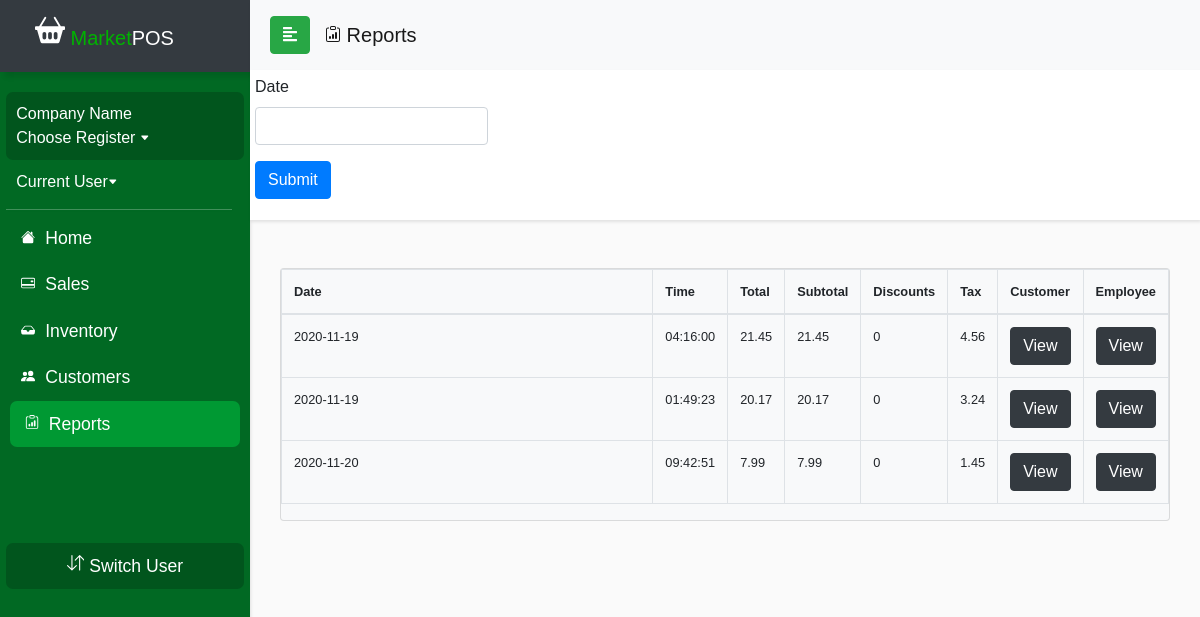
Before: /currentDraft/reportTotalDraft.php with the older database file.
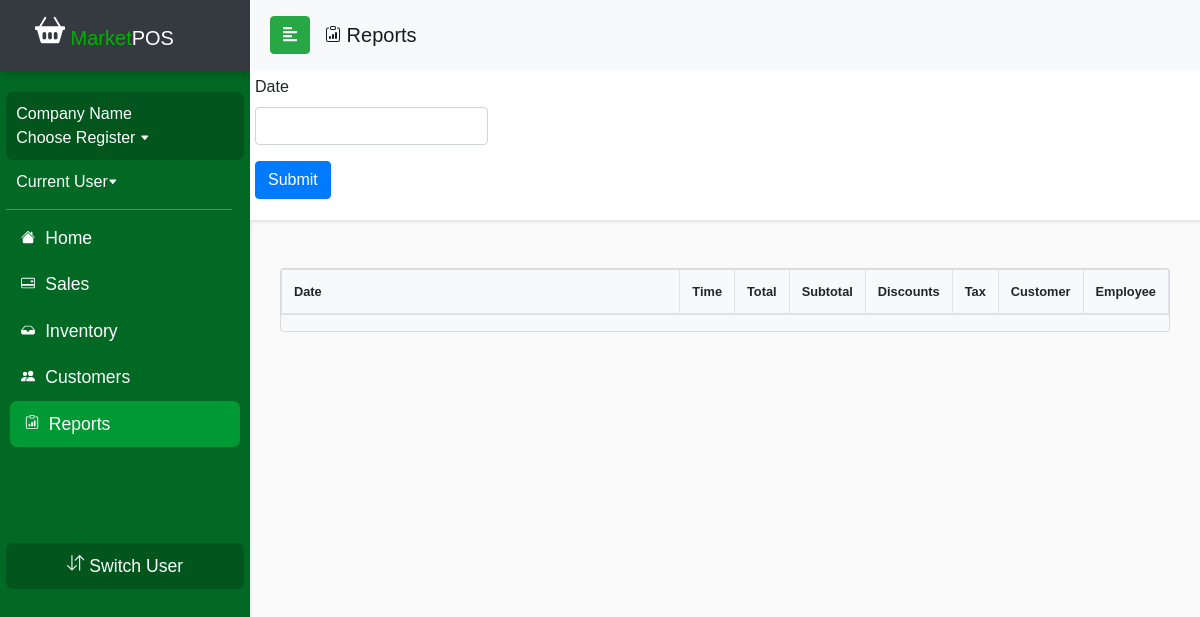
After: the same page with the newer database file.
### tables this page shows
CREATE TABLE `ticket_system` (
  `ticket_id` int(11) NOT NULL,
  `date` date NOT NULL,
  `company_name` varchar(50) NOT NULL,
  `time` time NOT NULL,
  `quantity` int(11) NOT NULL,
  `subtotal` float NOT NULL,
  `total` float NOT NULL,
  `discount` float NOT NULL,
  `tax` float NOT NULL,
  `tax_rate` float NOT NULL,
  `cash` float NOT NULL,
  `credit` float NOT NULL,
  `cart_purchase` tinyint(1) NOT NULL
);

### currentDraft/reportTotalDraft.php (the view, shortened to what the changed rows need)
<?php
include_once('config.php');
$query = "SELECT * FROM ticket_system";
$result = mysqli_query($conn, $query);
?>
<!DOCTYPE html>
<html>
<head>
   <link rel="stylesheet" href="css/bootstrap.min.css">
  <link rel="stylesheet" href="userStyle2.css">
  <link rel="stylesheet" href="css/jquery.mCustomScrollbar.min.css">
  <link rel="stylesheet" href="css/bootstrap-datepicker3.css">
</head>
<body>
          <nav id="sidebar">
        <div class="sidebar-header bg-dark">
            <h1><span><a class="navbar-brand relative-top" href="indexDraft.php">
                        <span style="color: #00b300"> Market</span>POS</a></h1>
        </div>
    </nav>
  <div id="content">
    <div class="container justify-content-center" id="tablescreen">
      <div class="col-12">
        <div class="card mt-5 bg-light">
          <table class="table table-bordered" style="font-size:80%;">
            <thead>
              <tr>
                <th class="col"> Date </th>
                <th class="col"> Time </th>
                <th class="col"> Total</th>
                <th class="col"> Subtotal </th>
                <th class="col"> Discounts </th>
                <th class="col"> Tax </th>
                <th class="col"> Customer</th>
                <th class="col"> Employee</th>
              </tr>
            </thead>
            <tbody>
              <?php
              if (isset($_POST['submit-search'])) {
                $search = mysqli_real_escape_string($conn, $_POST['date']);
                $sql = "SELECT * FROM ticket_system WHERE date LIKE '%$search%'";
                $result = mysqli_query($conn, $sql);
                $queryResults = mysqli_num_rows($result);
                if ($queryResults > 0) {
                  echo "<div>There are $queryResults results matching your search</div><br>";
                  while ($row = mysqli_fetch_assoc($result)) {
                    echo "<tr><td>"
                    . $row['date'] . "</td><td>" . $row['total'] . "</td><td>" . $row['subtotal'] . "</td><td>"
                    . $row['discount'] . "</td><td>" . $row['tax'] . "</td><td>" . $row['time'] . "</td><td><a class='btn btn-dark'
                    role='button' href='customerDetail.php?Detail=". $row['customer_id'] . "'>View</a></td><td><a class='btn btn-dark'
                    role='button' href='employeeDetail.php?Detail=". $row['employee_id'] . "'>View</a>";
                  }
                } else {
                  echo "<div>There are no results matching your search</div>";
                }
              }
              else {
                while ($row = mysqli_fetch_assoc($result)) {
                    echo "<tr><td>"
                    . $row['date'] . "</td><td>" . $row['time']  . "</td><td>" . $row['total'] . "</td><td>" . $row['subtotal'] . "</td><td>"
                    . $row['discount'] . "</td><td>" . $row['tax'] . "</td><td><a class='btn btn-dark'
                    role='button' href='customerDetail.php?Detail=". $row['customer_id'] . "'>View</a></td><td><a class='btn btn-dark'
                    role='button' href='employeeDetail.php?Detail=". $row['employee_id'] . "'>View</a>";
                }
              }
              ?>
            </tbody>
          </table>
        </div>
      </div>
    </div>
</body>
</html>

Changed rows visible on the page:
removed ticket_system: date "2020-11-19", time "04:16:00", total "21.45", subtotal "21.45", discount "0", tax "4.56"
removed ticket_system: date "2020-11-19", time "01:49:23", total "20.17", subtotal "20.17", discount "0", tax "3.24"
removed ticket_system: date "2020-11-20", time "09:42:51", total "7.99", subtotal "7.99", discount "0", tax "1.45"
